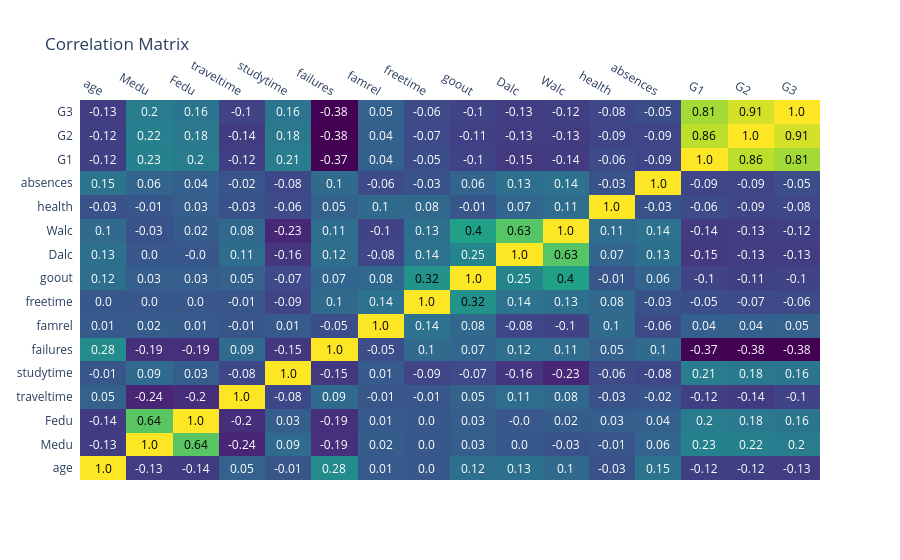

The notebook cell saved with this chart:
### Code cell
#Correlation Heatmap
import plotly.figure_factory as ff
import numpy as np

corr = df.corr(numeric_only=True)

fig = ff.create_annotated_heatmap(
    z=np.round(corr.values, 2),
    x=list(corr.columns),
    y=list(corr.columns),
    colorscale="Viridis"
)

fig.update_layout(title="Correlation Matrix")
fig.show()

### Figure 1 — Plotly figure (JSON) as saved in the notebook; plotly's stock layout.template omitted (floating-point values rounded to 4 significant figures; data arrays with more than 128 entries replaced by an {"elided": "..."} marker saying what was removed)
{"data": [{"colorscale": [[0, "#440154"], [0.1111, "#482878"], [0.2222, "#3e4989"], [0.3333, "#31688e"], [0.4444, "#26828e"], [0.5556, "#1f9e89"], [0.6667, "#35b779"], [0.7778, "#6ece58"], [0.8889, "#b5de2b"], [1, "#fde725"]], "reversescale": false, "showscale": false, "type": "heatmap", "x": ["age", "Medu", "Fedu", "traveltime", "studytime", "failures", "famrel", "freetime", "goout", "Dalc", "Walc", "health", "absences", "G1", "G2", "G3"], "y": ["age", "Medu", "Fedu", "traveltime", "studytime", "failures", "famrel", "freetime", "goout", "Dalc", "Walc", "health", "absences", "G1", "G2", "G3"], "z": {"elided": "16x16 float values"}}], "layout": {"annotations": [{"font": {"color": "#000000"}, "showarrow": false, "text": "1.0", "x": "age", "xref": "x", "y": "age", "yref": "y"}, {"font": {"color": "#FFFFFF"}, "showarrow": false, "text": "-0.13", "x": "Medu", "xref": "x", "y": "age", "yref": "y"}, {"font": {"color": "#FFFFFF"}, "showarrow": false, "text": "-0.14", "x": "Fedu", "xref": "x", "y": "age", "yref": "y"}, {"font": {"color": "#FFFFFF"}, "showarrow": false, "text": "0.05", "x": "traveltime", "xref": "x", "y": "age", "yref": "y"}, {"font": {"color": "#FFFFFF"}, "showarrow": false, "text": "-0.01", "x": "studytime", "xref": "x", "y": "age", "yref": "y"}, {"font": {"color": "#FFFFFF"}, "showarrow": false, "text": "0.28", "x": "failures", "xref": "x", "y": "age", "yref": "y"}, {"font": {"color": "#FFFFFF"}, "showarrow": false, "text": "0.01", "x": "famrel", "xref": "x", "y": "age", "yref": "y"}, {"font": {"color": "#FFFFFF"}, "showarrow": false, "text": "0.0", "x": "freetime", "xref": "x", "y": "age", "yref": "y"}, {"font": {"color": "#FFFFFF"}, "showarrow": false, "text": "0.12", "x": "goout", "xref": "x", "y": "age", "yref": "y"}, {"font": {"color": "#FFFFFF"}, "showarrow": false, "text": "0.13", "x": "Dalc", "xref": "x", "y": "age", "yref": "y"}, {"font": {"color": "#FFFFFF"}, "showarrow": false, "text": "0.1", "x": "Walc", "xref": "x", "y": "age", "yref": "y"}, {"font": {"color": "#FFFFFF"}, "showarrow": false, "text": "-0.03", "x": "health", "xref": "x", "y": "age", "yref": "y"}, {"font": {"color": "#FFFFFF"}, "showarrow": false, "text": "0.15", "x": "absences", "xref": "x", "y": "age", "yref": "y"}, {"font": {"color": "#FFFFFF"}, "showarrow": false, "text": "-0.12", "x": "G1", "xref": "x", "y": "age", "yref": "y"}, {"font": {"color": "#FFFFFF"}, "showarrow": false, "text": "-0.12", "x": "G2", "xref": "x", "y": "age", "yref": "y"}, {"font": {"color": "#FFFFFF"}, "showarrow": false, "text": "-0.13", "x": "G3", "xref": "x", "y": "age", "yref": "y"}, {"font": {"color": "#FFFFFF"}, "showarrow": false, "text": "-0.13", "x": "age", "xref": "x", "y": "Medu", "yref": "y"}, {"font": {"color": "#000000"}, "showarrow": false, "text": "1.0", "x": "Medu", "xref": "x", "y": "Medu", "yref": "y"}, {"font": {"color": "#000000"}, "showarrow": false, "text": "0.64", "x": "Fedu", "xref": "x", "y": "Medu", "yref": "y"}, {"font": {"color": "#FFFFFF"}, "showarrow": false, "text": "-0.24", "x": "traveltime", "xref": "x", "y": "Medu", "yref": "y"}, {"font": {"color": "#FFFFFF"}, "showarrow": false, "text": "0.09", "x": "studytime", "xref": "x", "y": "Medu", "yref": "y"}, {"font": {"color": "#FFFFFF"}, "showarrow": false, "text": "-0.19", "x": "failures", "xref": "x", "y": "Medu", "yref": "y"}, {"font": {"color": "#FFFFFF"}, "showarrow": false, "text": "0.02", "x": "famrel", "xref": "x", "y": "Medu", "yref": "y"}, {"font": {"color": "#FFFFFF"}, "showarrow": false, "text": "0.0", "x": "freetime", "xref": "x", "y": "Medu", "yref": "y"}, {"font": {"color": "#FFFFFF"}, "showarrow": false, "text": "0.03", "x": "goout", "xref": "x", "y": "Medu", "yref": "y"}, {"font": {"color": "#FFFFFF"}, "showarrow": false, "text": "0.0", "x": "Dalc", "xref": "x", "y": "Medu", "yref": "y"}, {"font": {"color": "#FFFFFF"}, "showarrow": false, "text": "-0.03", "x": "Walc", "xref": "x", "y": "Medu", "yref": "y"}, {"font": {"color": "#FFFFFF"}, "showarrow": false, "text": "-0.01", "x": "health", "xref": "x", "y": "Medu", "yref": "y"}, {"font": {"color": "#FFFFFF"}, "showarrow": false, "text": "0.06", "x": "absences", "xref": "x", "y": "Medu", "yref": "y"}, {"font": {"color": "#FFFFFF"}, "showarrow": false, "text": "0.23", "x": "G1", "xref": "x", "y": "Medu", "yref": "y"}, {"font": {"color": "#FFFFFF"}, "showarrow": false, "text": "0.22", "x": "G2", "xref": "x", "y": "Medu", "yref": "y"}, {"font": {"color": "#FFFFFF"}, "showarrow": false, "text": "0.2", "x": "G3", "xref": "x", "y": "Medu", "yref": "y"}, {"font": {"color": "#FFFFFF"}, "showarrow": false, "text": "-0.14", "x": "age", "xref": "x", "y": "Fedu", "yref": "y"}, {"font": {"color": "#000000"}, "showarrow": false, "text": "0.64", "x": "Medu", "xref": "x", "y": "Fedu", "yref": "y"}, {"font": {"color": "#000000"}, "showarrow": false, "text": "1.0", "x": "Fedu", "xref": "x", "y": "Fedu", "yref": "y"}, {"font": {"color": "#FFFFFF"}, "showarrow": false, "text": "-0.2", "x": "traveltime", "xref": "x", "y": "Fedu", "yref": "y"}, {"font": {"color": "#FFFFFF"}, "showarrow": false, "text": "0.03", "x": "studytime", "xref": "x", "y": "Fedu", "yref": "y"}, {"font": {"color": "#FFFFFF"}, "showarrow": false, "text": "-0.19", "x": "failures", "xref": "x", "y": "Fedu", "yref": "y"}, {"font": {"color": "#FFFFFF"}, "showarrow": false, "text": "0.01", "x": "famrel", "xref": "x", "y": "Fedu", "yref": "y"}, {"font": {"color": "#FFFFFF"}, "showarrow": false, "text": "0.0", "x": "freetime", "xref": "x", "y": "Fedu", "yref": "y"}, {"font": {"color": "#FFFFFF"}, "showarrow": false, "text": "0.03", "x": "goout", "xref": "x", "y": "Fedu", "yref": "y"}, {"font": {"color": "#FFFFFF"}, "showarrow": false, "text": "-0.0", "x": "Dalc", "xref": "x", "y": "Fedu", "yref": "y"}, {"font": {"color": "#FFFFFF"}, "showarrow": false, "text": "0.02", "x": "Walc", "xref": "x", "y": "Fedu", "yref": "y"}, {"font": {"color": "#FFFFFF"}, "showarrow": false, "text": "0.03", "x": "health", "xref": "x", "y": "Fedu", "yref": "y"}, {"font": {"color": "#FFFFFF"}, "showarrow": false, "text": "0.04", "x": "absences", "xref": "x", "y": "Fedu", "yref": "y"}, {"font": {"color": "#FFFFFF"}, "showarrow": false, "text": "0.2", "x": "G1", "xref": "x", "y": "Fedu", "yref": "y"}, {"font": {"color": "#FFFFFF"}, "showarrow": false, "text": "0.18", "x": "G2", "xref": "x", "y": "Fedu", "yref": "y"}, {"font": {"color": "#FFFFFF"}, "showarrow": false, "text": "0.16", "x": "G3", "xref": "x", "y": "Fedu", "yref": "y"}, {"font": {"color": "#FFFFFF"}, "showarrow": false, "text": "0.05", "x": "age", "xref": "x", "y": "traveltime", "yref": "y"}, {"font": {"color": "#FFFFFF"}, "showarrow": false, "text": "-0.24", "x": "Medu", "xref": "x", "y": "traveltime", "yref": "y"}, {"font": {"color": "#FFFFFF"}, "showarrow": false, "text": "-0.2", "x": "Fedu", "xref": "x", "y": "traveltime", "yref": "y"}, {"font": {"color": "#000000"}, "showarrow": false, "text": "1.0", "x": "traveltime", "xref": "x", "y": "traveltime", "yref": "y"}, {"font": {"color": "#FFFFFF"}, "showarrow": false, "text": "-0.08", "x": "studytime", "xref": "x", "y": "traveltime", "yref": "y"}, {"font": {"color": "#FFFFFF"}, "showarrow": false, "text": "0.09", "x": "failures", "xref": "x", "y": "traveltime", "yref": "y"}, {"font": {"color": "#FFFFFF"}, "showarrow": false, "text": "-0.01", "x": "famrel", "xref": "x", "y": "traveltime", "yref": "y"}, {"font": {"color": "#FFFFFF"}, "showarrow": false, "text": "-0.01", "x": "freetime", "xref": "x", "y": "traveltime", "yref": "y"}, {"font": {"color": "#FFFFFF"}, "showarrow": false, "text": "0.05", "x": "goout", "xref": "x", "y": "traveltime", "yref": "y"}, {"font": {"color": "#FFFFFF"}, "showarrow": false, "text": "0.11", "x": "Dalc", "xref": "x", "y": "traveltime", "yref": "y"}, {"font": {"color": "#FFFFFF"}, "showarrow": false, "text": "0.08", "x": "Walc", "xref": "x", "y": "traveltime", "yref": "y"}, {"font": {"color": "#FFFFFF"}, "showarrow": false, "text": "-0.03", "x": "health", "xref": "x", "y": "traveltime", "yref": "y"}, {"font": {"color": "#FFFFFF"}, "showarrow": false, "text": "-0.02", "x": "absences", "xref": "x", "y": "traveltime", "yref": "y"}, {"font": {"color": "#FFFFFF"}, "showarrow": false, "text": "-0.12", "x": "G1", "xref": "x", "y": "traveltime", "yref": "y"}, {"font": {"color": "#FFFFFF"}, "showarrow": false, "text": "-0.14", "x": "G2", "xref": "x", "y": "traveltime", "yref": "y"}, {"font": {"color": "#FFFFFF"}, "showarrow": false, "text": "-0.1", "x": "G3", "xref": "x", "y": "traveltime", "yref": "y"}, {"font": {"color": "#FFFFFF"}, "showarrow": false, "text": "-0.01", "x": "age", "xref": "x", "y": "studytime", "yref": "y"}, {"font": {"color": "#FFFFFF"}, "showarrow": false, "text": "0.09", "x": "Medu", "xref": "x", "y": "studytime", "yref": "y"}, {"font": {"color": "#FFFFFF"}, "showarrow": false, "text": "0.03", "x": "Fedu", "xref": "x", "y": "studytime", "yref": "y"}, {"font": {"color": "#FFFFFF"}, "showarrow": false, "text": "-0.08", "x": "traveltime", "xref": "x", "y": "studytime", "yref": "y"}, {"font": {"color": "#000000"}, "showarrow": false, "text": "1.0", "x": "studytime", "xref": "x", "y": "studytime", "yref": "y"}, {"font": {"color": "#FFFFFF"}, "showarrow": false, "text": "-0.15", "x": "failures", "xref": "x", "y": "studytime", "yref": "y"}, {"font": {"color": "#FFFFFF"}, "showarrow": false, "text": "0.01", "x": "famrel", "xref": "x", "y": "studytime", "yref": "y"}, {"font": {"color": "#FFFFFF"}, "showarrow": false, "text": "-0.09", "x": "freetime", "xref": "x", "y": "studytime", "yref": "y"}, {"font": {"color": "#FFFFFF"}, "showarrow": false, "text": "-0.07", "x": "goout", "xref": "x", "y": "studytime", "yref": "y"}, {"font": {"color": "#FFFFFF"}, "showarrow": false, "text": "-0.16", "x": "Dalc", "xref": "x", "y": "studytime", "yref": "y"}, {"font": {"color": "#FFFFFF"}, "showarrow": false, "text": "-0.23", "x": "Walc", "xref": "x", "y": "studytime", "yref": "y"}, {"font": {"color": "#FFFFFF"}, "showarrow": false, "text": "-0.06", "x": "health", "xref": "x", "y": "studytime", "yref": "y"}, {"font": {"color": "#FFFFFF"}, "showarrow": false, "text": "-0.08", "x": "absences", "xref": "x", "y": "studytime", "yref": "y"}, {"font": {"color": "#FFFFFF"}, "showarrow": false, "text": "0.21", "x": "G1", "xref": "x", "y": "studytime", "yref": "y"}, {"font": {"color": "#FFFFFF"}, "showarrow": false, "text": "0.18", "x": "G2", "xref": "x", "y": "studytime", "yref": "y"}, {"font": {"color": "#FFFFFF"}, "showarrow": false, "text": "0.16", "x": "G3", "xref": "x", "y": "studytime", "yref": "y"}, {"font": {"color": "#FFFFFF"}, "showarrow": false, "text": "0.28", "x": "age", "xref": "x", "y": "failures", "yref": "y"}, {"font": {"color": "#FFFFFF"}, "showarrow": false, "text": "-0.19", "x": "Medu", "xref": "x", "y": "failures", "yref": "y"}, {"font": {"color": "#FFFFFF"}, "showarrow": false, "text": "-0.19", "x": "Fedu", "xref": "x", "y": "failures", "yref": "y"}, {"font": {"color": "#FFFFFF"}, "showarrow": false, "text": "0.09", "x": "traveltime", "xref": "x", "y": "failures", "yref": "y"}, {"font": {"color": "#FFFFFF"}, "showarrow": false, "text": "-0.15", "x": "studytime", "xref": "x", "y": "failures", "yref": "y"}, {"font": {"color": "#000000"}, "showarrow": false, "text": "1.0", "x": "failures", "xref": "x", "y": "failures", "yref": "y"}, {"font": {"color": "#FFFFFF"}, "showarrow": false, "text": "-0.05", "x": "famrel", "xref": "x", "y": "failures", "yref": "y"}, {"font": {"color": "#FFFFFF"}, "showarrow": false, "text": "0.1", "x": "freetime", "xref": "x", "y": "failures", "yref": "y"}, {"font": {"color": "#FFFFFF"}, "showarrow": false, "text": "0.07", "x": "goout", "xref": "x", "y": "failures", "yref": "y"}, {"font": {"color": "#FFFFFF"}, "showarrow": false, "text": "0.12", "x": "Dalc", "xref": "x", "y": "failures", "yref": "y"}, {"font": {"color": "#FFFFFF"}, "showarrow": false, "text": "0.11", "x": "Walc", "xref": "x", "y": "failures", "yref": "y"}, {"font": {"color": "#FFFFFF"}, "showarrow": false, "text": "0.05", "x": "health", "xref": "x", "y": "failures", "yref": "y"}, {"font": {"color": "#FFFFFF"}, "showarrow": false, "text": "0.1", "x": "absences", "xref": "x", "y": "failures", "yref": "y"}, {"font": {"color": "#FFFFFF"}, "showarrow": false, "text": "-0.37", "x": "G1", "xref": "x", "y": "failures", "yref": "y"}, {"font": {"color": "#FFFFFF"}, "showarrow": false, "text": "-0.38", "x": "G2", "xref": "x", "y": "failures", "yref": "y"}, {"font": {"color": "#FFFFFF"}, "showarrow": false, "text": "-0.38", "x": "G3", "xref": "x", "y": "failures", "yref": "y"}, {"font": {"color": "#FFFFFF"}, "showarrow": false, "text": "0.01", "x": "age", "xref": "x", "y": "famrel", "yref": "y"}, {"font": {"color": "#FFFFFF"}, "showarrow": false, "text": "0.02", "x": "Medu", "xref": "x", "y": "famrel", "yref": "y"}, {"font": {"color": "#FFFFFF"}, "showarrow": false, "text": "0.01", "x": "Fedu", "xref": "x", "y": "famrel", "yref": "y"}, {"font": {"color": "#FFFFFF"}, "showarrow": false, "text": "-0.01", "x": "traveltime", "xref": "x", "y": "famrel", "yref": "y"}, {"font": {"color": "#FFFFFF"}, "showarrow": false, "text": "0.01", "x": "studytime", "xref": "x", "y": "famrel", "yref": "y"}, {"font": {"color": "#FFFFFF"}, "showarrow": false, "text": "-0.05", "x": "failures", "xref": "x", "y": "famrel", "yref": "y"}, {"font": {"color": "#000000"}, "showarrow": false, "text": "1.0", "x": "famrel", "xref": "x", "y": "famrel", "yref": "y"}, {"font": {"color": "#FFFFFF"}, "showarrow": false, "text": "0.14", "x": "freetime", "xref": "x", "y": "famrel", "yref": "y"}, {"font": {"color": "#FFFFFF"}, "showarrow": false, "text": "0.08", "x": "goout", "xref": "x", "y": "famrel", "yref": "y"}, {"font": {"color": "#FFFFFF"}, "showarrow": false, "text": "-0.08", "x": "Dalc", "xref": "x", "y": "famrel", "yref": "y"}, {"font": {"color": "#FFFFFF"}, "showarrow": false, "text": "-0.1", "x": "Walc", "xref": "x", "y": "famrel", "yref": "y"}, {"font": {"color": "#FFFFFF"}, "showarrow": false, "text": "0.1", "x": "health", "xref": "x", "y": "famrel", "yref": "y"}, {"font": {"color": "#FFFFFF"}, "showarrow": false, "text": "-0.06", "x": "absences", "xref": "x", "y": "famrel", "yref": "y"}, {"font": {"color": "#FFFFFF"}, "showarrow": false, "text": "0.04", "x": "G1", "xref": "x", "y": "famrel", "yref": "y"}, {"font": {"color": "#FFFFFF"}, "showarrow": false, "text": "0.04", "x": "G2", "xref": "x", "y": "famrel", "yref": "y"}, {"font": {"color": "#FFFFFF"}, "showarrow": false, "text": "0.05", "x": "G3", "xref": "x", "y": "famrel", "yref": "y"}, {"font": {"color": "#FFFFFF"}, "showarrow": false, "text": "0.0", "x": "age", "xref": "x", "y": "freetime", "yref": "y"}, {"font": {"color": "#FFFFFF"}, "showarrow": false, "text": "0.0", "x": "Medu", "xref": "x", "y": "freetime", "yref": "y"}, {"font": {"color": "#FFFFFF"}, "showarrow": false, "text": "0.0", "x": "Fedu", "xref": "x", "y": "freetime", "yref": "y"}, {"font": {"color": "#FFFFFF"}, "showarrow": false, "text": "-0.01", "x": "traveltime", "xref": "x", "y": "freetime", "yref": "y"}, {"font": {"color": "#FFFFFF"}, "showarrow": false, "text": "-0.09", "x": "studytime", "xref": "x", "y": "freetime", "yref": "y"}, {"font": {"color": "#FFFFFF"}, "showarrow": false, "text": "0.1", "x": "failures", "xref": "x", "y": "freetime", "yref": "y"}, {"font": {"color": "#FFFFFF"}, "showarrow": false, "text": "0.14", "x": "famrel", "xref": "x", "y": "freetime", "yref": "y"}, {"font": {"color": "#000000"}, "showarrow": false, "text": "1.0", "x": "freetime", "xref": "x", "y": "freetime", "yref": "y"}, {"font": {"color": "#000000"}, "showarrow": false, "text": "0.32", "x": "goout", "xref": "x", "y": "freetime", "yref": "y"}, {"font": {"color": "#FFFFFF"}, "showarrow": false, "text": "0.14", "x": "Dalc", "xref": "x", "y": "freetime", "yref": "y"}, {"font": {"color": "#FFFFFF"}, "showarrow": false, "text": "0.13", "x": "Walc", "xref": "x", "y": "freetime", "yref": "y"}, {"font": {"color": "#FFFFFF"}, "showarrow": false, "text": "0.08", "x": "health", "xref": "x", "y": "freetime", "yref": "y"}, {"font": {"color": "#FFFFFF"}, "showarrow": false, "text": "-0.03", "x": "absences", "xref": "x", "y": "freetime", "yref": "y"}, {"font": {"color": "#FFFFFF"}, "showarrow": false, "text": "-0.05", "x": "G1", "xref": "x", "y": "freetime", "yref": "y"}, {"font": {"color": "#FFFFFF"}, "showarrow": false, "text": "-0.07", "x": "G2", "xref": "x", "y": "freetime", "yref": "y"}, {"font": {"color": "#FFFFFF"}, "showarrow": false, "text": "-0.06", "x": "G3", "xref": "x", "y": "freetime", "yref": "y"}, {"font": {"color": "#FFFFFF"}, "showarrow": false, "text": "0.12", "x": "age", "xref": "x", "y": "goout", "yref": "y"}, {"font": {"color": "#FFFFFF"}, "showarrow": false, "text": "0.03", "x": "Medu", "xref": "x", "y": "goout", "yref": "y"}, {"font": {"color": "#FFFFFF"}, "showarrow": false, "text": "0.03", "x": "Fedu", "xref": "x", "y": "goout", "yref": "y"}, {"font": {"color": "#FFFFFF"}, "showarrow": false, "text": "0.05", "x": "traveltime", "xref": "x", "y": "goout", "yref": "y"}, {"font": {"color": "#FFFFFF"}, "showarrow": false, "text": "-0.07", "x": "studytime", "xref": "x", "y": "goout", "yref": "y"}, {"font": {"color": "#FFFFFF"}, "showarrow": false, "text": "0.07", "x": "failures", "xref": "x", "y": "goout", "yref": "y"}, {"font": {"color": "#FFFFFF"}, "showarrow": false, "text": "0.08", "x": "famrel", "xref": "x", "y": "goout", "yref": "y"}, {"font": {"color": "#000000"}, "showarrow": false, "text": "0.32", "x": "freetime", "xref": "x", "y": "goout", "yref": "y"}, {"font": {"color": "#000000"}, "showarrow": false, "text": "1.0", "x": "goout", "xref": "x", "y": "goout", "yref": "y"}, {"font": {"color": "#FFFFFF"}, "showarrow": false, "text": "0.25", "x": "Dalc", "xref": "x", "y": "goout", "yref": "y"}, {"font": {"color": "#000000"}, "showarrow": false, "text": "0.4", "x": "Walc", "xref": "x", "y": "goout", "yref": "y"}, {"font": {"color": "#FFFFFF"}, "showarrow": false, "text": "-0.01", "x": "health", "xref": "x", "y": "goout", "yref": "y"}, {"font": {"color": "#FFFFFF"}, "showarrow": false, "text": "0.06", "x": "absences", "xref": "x", "y": "goout", "yref": "y"}, {"font": {"color": "#FFFFFF"}, "showarrow": false, "text": "-0.1", "x": "G1", "xref": "x", "y": "goout", "yref": "y"}, {"font": {"color": "#FFFFFF"}, "showarrow": false, "text": "-0.11", "x": "G2", "xref": "x", "y": "goout", "yref": "y"}, {"font": {"color": "#FFFFFF"}, "showarrow": false, "text": "-0.1", "x": "G3", "xref": "x", "y": "goout", "yref": "y"}, {"font": {"color": "#FFFFFF"}, "showarrow": false, "text": "0.13", "x": "age", "xref": "x", "y": "Dalc", "yref": "y"}, {"font": {"color": "#FFFFFF"}, "showarrow": false, "text": "0.0", "x": "Medu", "xref": "x", "y": "Dalc", "yref": "y"}, {"font": {"color": "#FFFFFF"}, "showarrow": false, "text": "-0.0", "x": "Fedu", "xref": "x", "y": "Dalc", "yref": "y"}, {"font": {"color": "#FFFFFF"}, "showarrow": false, "text": "0.11", "x": "traveltime", "xref": "x", "y": "Dalc", "yref": "y"}, {"font": {"color": "#FFFFFF"}, "showarrow": false, "text": "-0.16", "x": "studytime", "xref": "x", "y": "Dalc", "yref": "y"}, {"font": {"color": "#FFFFFF"}, "showarrow": false, "text": "0.12", "x": "failures", "xref": "x", "y": "Dalc", "yref": "y"}, {"font": {"color": "#FFFFFF"}, "showarrow": false, "text": "-0.08", "x": "famrel", "xref": "x", "y": "Dalc", "yref": "y"}, {"font": {"color": "#FFFFFF"}, "showarrow": false, "text": "0.14", "x": "freetime", "xref": "x", "y": "Dalc", "yref": "y"}, {"font": {"color": "#FFFFFF"}, "showarrow": false, "text": "0.25", "x": "goout", "xref": "x", "y": "Dalc", "yref": "y"}, {"font": {"color": "#000000"}, "showarrow": false, "text": "1.0", "x": "Dalc", "xref": "x", "y": "Dalc", "yref": "y"}, {"font": {"color": "#000000"}, "showarrow": false, "text": "0.63", "x": "Walc", "xref": "x", "y": "Dalc", "yref": "y"}, {"font": {"color": "#FFFFFF"}, "showarrow": false, "text": "0.07", "x": "health", "xref": "x", "y": "Dalc", "yref": "y"}, {"font": {"color": "#FFFFFF"}, "showarrow": false, "text": "0.13", "x": "absences", "xref": "x", "y": "Dalc", "yref": "y"}, {"font": {"color": "#FFFFFF"}, "showarrow": false, "text": "-0.15", "x": "G1", "xref": "x", "y": "Dalc", "yref": "y"}, {"font": {"color": "#FFFFFF"}, "showarrow": false, "text": "-0.13", "x": "G2", "xref": "x", "y": "Dalc", "yref": "y"}, {"font": {"color": "#FFFFFF"}, "showarrow": false, "text": "-0.13", "x": "G3", "xref": "x", "y": "Dalc", "yref": "y"}, {"font": {"color": "#FFFFFF"}, "showarrow": false, "text": "0.1", "x": "age", "xref": "x", "y": "Walc", "yref": "y"}, {"font": {"color": "#FFFFFF"}, "showarrow": false, "text": "-0.03", "x": "Medu", "xref": "x", "y": "Walc", "yref": "y"}, {"font": {"color": "#FFFFFF"}, "showarrow": false, "text": "0.02", "x": "Fedu", "xref": "x", "y": "Walc", "yref": "y"}, {"font": {"color": "#FFFFFF"}, "showarrow": false, "text": "0.08", "x": "traveltime", "xref": "x", "y": "Walc", "yref": "y"}, {"font": {"color": "#FFFFFF"}, "showarrow": false, "text": "-0.23", "x": "studytime", "xref": "x", "y": "Walc", "yref": "y"}, {"font": {"color": "#FFFFFF"}, "showarrow": false, "text": "0.11", "x": "failures", "xref": "x", "y": "Walc", "yref": "y"}, {"font": {"color": "#FFFFFF"}, "showarrow": false, "text": "-0.1", "x": "famrel", "xref": "x", "y": "Walc", "yref": "y"}, {"font": {"color": "#FFFFFF"}, "showarrow": false, "text": "0.13", "x": "freetime", "xref": "x", "y": "Walc", "yref": "y"}, {"font": {"color": "#000000"}, "showarrow": false, "text": "0.4", "x": "goout", "xref": "x", "y": "Walc", "yref": "y"}, {"font": {"color": "#000000"}, "showarrow": false, "text": "0.63", "x": "Dalc", "xref": "x", "y": "Walc", "yref": "y"}, {"font": {"color": "#000000"}, "showarrow": false, "text": "1.0", "x": "Walc", "xref": "x", "y": "Walc", "yref": "y"}, {"font": {"color": "#FFFFFF"}, "showarrow": false, "text": "0.11", "x": "health", "xref": "x", "y": "Walc", "yref": "y"}, {"font": {"color": "#FFFFFF"}, "showarrow": false, "text": "0.14", "x": "absences", "xref": "x", "y": "Walc", "yref": "y"}, {"font": {"color": "#FFFFFF"}, "showarrow": false, "text": "-0.14", "x": "G1", "xref": "x", "y": "Walc", "yref": "y"}, {"font": {"color": "#FFFFFF"}, "showarrow": false, "text": "-0.13", "x": "G2", "xref": "x", "y": "Walc", "yref": "y"}, {"font": {"color": "#FFFFFF"}, "showarrow": false, "text": "-0.12", "x": "G3", "xref": "x", "y": "Walc", "yref": "y"}, {"font": {"color": "#FFFFFF"}, "showarrow": false, "text": "-0.03", "x": "age", "xref": "x", "y": "health", "yref": "y"}, {"font": {"color": "#FFFFFF"}, "showarrow": false, "text": "-0.01", "x": "Medu", "xref": "x", "y": "health", "yref": "y"}, {"font": {"color": "#FFFFFF"}, "showarrow": false, "text": "0.03", "x": "Fedu", "xref": "x", "y": "health", "yref": "y"}, {"font": {"color": "#FFFFFF"}, "showarrow": false, "text": "-0.03", "x": "traveltime", "xref": "x", "y": "health", "yref": "y"}, {"font": {"color": "#FFFFFF"}, "showarrow": false, "text": "-0.06", "x": "studytime", "xref": "x", "y": "health", "yref": "y"}, {"font": {"color": "#FFFFFF"}, "showarrow": false, "text": "0.05", "x": "failures", "xref": "x", "y": "health", "yref": "y"}, {"font": {"color": "#FFFFFF"}, "showarrow": false, "text": "0.1", "x": "famrel", "xref": "x", "y": "health", "yref": "y"}, {"font": {"color": "#FFFFFF"}, "showarrow": false, "text": "0.08", "x": "freetime", "xref": "x", "y": "health", "yref": "y"}, {"font": {"color": "#FFFFFF"}, "showarrow": false, "text": "-0.01", "x": "goout", "xref": "x", "y": "health", "yref": "y"}, {"font": {"color": "#FFFFFF"}, "showarrow": false, "text": "0.07", "x": "Dalc", "xref": "x", "y": "health", "yref": "y"}, {"font": {"color": "#FFFFFF"}, "showarrow": false, "text": "0.11", "x": "Walc", "xref": "x", "y": "health", "yref": "y"}, {"font": {"color": "#000000"}, "showarrow": false, "text": "1.0", "x": "health", "xref": "x", "y": "health", "yref": "y"}, {"font": {"color": "#FFFFFF"}, "showarrow": false, "text": "-0.03", "x": "absences", "xref": "x", "y": "health", "yref": "y"}, {"font": {"color": "#FFFFFF"}, "showarrow": false, "text": "-0.06", "x": "G1", "xref": "x", "y": "health", "yref": "y"}, {"font": {"color": "#FFFFFF"}, "showarrow": false, "text": "-0.09", "x": "G2", "xref": "x", "y": "health", "yref": "y"}, {"font": {"color": "#FFFFFF"}, "showarrow": false, "text": "-0.08", "x": "G3", "xref": "x", "y": "health", "yref": "y"}, {"font": {"color": "#FFFFFF"}, "showarrow": false, "text": "0.15", "x": "age", "xref": "x", "y": "absences", "yref": "y"}, {"font": {"color": "#FFFFFF"}, "showarrow": false, "text": "0.06", "x": "Medu", "xref": "x", "y": "absences", "yref": "y"}, {"font": {"color": "#FFFFFF"}, "showarrow": false, "text": "0.04", "x": "Fedu", "xref": "x", "y": "absences", "yref": "y"}, {"font": {"color": "#FFFFFF"}, "showarrow": false, "text": "-0.02", "x": "traveltime", "xref": "x", "y": "absences", "yref": "y"}, {"font": {"color": "#FFFFFF"}, "showarrow": false, "text": "-0.08", "x": "studytime", "xref": "x", "y": "absences", "yref": "y"}, {"font": {"color": "#FFFFFF"}, "showarrow": false, "text": "0.1", "x": "failures", "xref": "x", "y": "absences", "yref": "y"}, {"font": {"color": "#FFFFFF"}, "showarrow": false, "text": "-0.06", "x": "famrel", "xref": "x", "y": "absences", "yref": "y"}, {"font": {"color": "#FFFFFF"}, "showarrow": false, "text": "-0.03", "x": "freetime", "xref": "x", "y": "absences", "yref": "y"}, {"font": {"color": "#FFFFFF"}, "showarrow": false, "text": "0.06", "x": "goout", "xref": "x", "y": "absences", "yref": "y"}, {"font": {"color": "#FFFFFF"}, "showarrow": false, "text": "0.13", "x": "Dalc", "xref": "x", "y": "absences", "yref": "y"}, {"font": {"color": "#FFFFFF"}, "showarrow": false, "text": "0.14", "x": "Walc", "xref": "x", "y": "absences", "yref": "y"}, {"font": {"color": "#FFFFFF"}, "showarrow": false, "text": "-0.03", "x": "health", "xref": "x", "y": "absences", "yref": "y"}, {"font": {"color": "#000000"}, "showarrow": false, "text": "1.0", "x": "absences", "xref": "x", "y": "absences", "yref": "y"}, {"font": {"color": "#FFFFFF"}, "showarrow": false, "text": "-0.09", "x": "G1", "xref": "x", "y": "absences", "yref": "y"}, {"font": {"color": "#FFFFFF"}, "showarrow": false, "text": "-0.09", "x": "G2", "xref": "x", "y": "absences", "yref": "y"}, {"font": {"color": "#FFFFFF"}, "showarrow": false, "text": "-0.05", "x": "G3", "xref": "x", "y": "absences", "yref": "y"}, {"font": {"color": "#FFFFFF"}, "showarrow": false, "text": "-0.12", "x": "age", "xref": "x", "y": "G1", "yref": "y"}, {"font": {"color": "#FFFFFF"}, "showarrow": false, "text": "0.23", "x": "Medu", "xref": "x", "y": "G1", "yref": "y"}, {"font": {"color": "#FFFFFF"}, "showarrow": false, "text": "0.2", "x": "Fedu", "xref": "x", "y": "G1", "yref": "y"}, {"font": {"color": "#FFFFFF"}, "showarrow": false, "text": "-0.12", "x": "traveltime", "xref": "x", "y": "G1", "yref": "y"}, {"font": {"color": "#FFFFFF"}, "showarrow": false, "text": "0.21", "x": "studytime", "xref": "x", "y": "G1", "yref": "y"}, {"font": {"color": "#FFFFFF"}, "showarrow": false, "text": "-0.37", "x": "failures", "xref": "x", "y": "G1", "yref": "y"}, {"font": {"color": "#FFFFFF"}, "showarrow": false, "text": "0.04", "x": "famrel", "xref": "x", "y": "G1", "yref": "y"}, {"font": {"color": "#FFFFFF"}, "showarrow": false, "text": "-0.05", "x": "freetime", "xref": "x", "y": "G1", "yref": "y"}, {"font": {"color": "#FFFFFF"}, "showarrow": false, "text": "-0.1", "x": "goout", "xref": "x", "y": "G1", "yref": "y"}, {"font": {"color": "#FFFFFF"}, "showarrow": false, "text": "-0.15", "x": "Dalc", "xref": "x", "y": "G1", "yref": "y"}, {"font": {"color": "#FFFFFF"}, "showarrow": false, "text": "-0.14", "x": "Walc", "xref": "x", "y": "G1", "yref": "y"}, {"font": {"color": "#FFFFFF"}, "showarrow": false, "text": "-0.06", "x": "health", "xref": "x", "y": "G1", "yref": "y"}, {"font": {"color": "#FFFFFF"}, "showarrow": false, "text": "-0.09", "x": "absences", "xref": "x", "y": "G1", "yref": "y"}, {"font": {"color": "#000000"}, "showarrow": false, "text": "1.0", "x": "G1", "xref": "x", "y": "G1", "yref": "y"}, {"font": {"color": "#000000"}, "showarrow": false, "text": "0.86", "x": "G2", "xref": "x", "y": "G1", "yref": "y"}, {"font": {"color": "#000000"}, "showarrow": false, "text": "0.81", "x": "G3", "xref": "x", "y": "G1", "yref": "y"}, {"font": {"color": "#FFFFFF"}, "showarrow": false, "text": "-0.12", "x": "age", "xref": "x", "y": "G2", "yref": "y"}, {"font": {"color": "#FFFFFF"}, "showarrow": false, "text": "0.22", "x": "Medu", "xref": "x", "y": "G2", "yref": "y"}, {"font": {"color": "#FFFFFF"}, "showarrow": false, "text": "0.18", "x": "Fedu", "xref": "x", "y": "G2", "yref": "y"}, {"font": {"color": "#FFFFFF"}, "showarrow": false, "text": "-0.14", "x": "traveltime", "xref": "x", "y": "G2", "yref": "y"}, {"font": {"color": "#FFFFFF"}, "showarrow": false, "text": "0.18", "x": "studytime", "xref": "x", "y": "G2", "yref": "y"}, {"font": {"color": "#FFFFFF"}, "showarrow": false, "text": "-0.38", "x": "failures", "xref": "x", "y": "G2", "yref": "y"}, {"font": {"color": "#FFFFFF"}, "showarrow": false, "text": "0.04", "x": "famrel", "xref": "x", "y": "G2", "yref": "y"}, {"font": {"color": "#FFFFFF"}, "showarrow": false, "text": "-0.07", "x": "freetime", "xref": "x", "y": "G2", "yref": "y"}, {"font": {"color": "#FFFFFF"}, "showarrow": false, "text": "-0.11", "x": "goout", "xref": "x", "y": "G2", "yref": "y"}, {"font": {"color": "#FFFFFF"}, "showarrow": false, "text": "-0.13", "x": "Dalc", "xref": "x", "y": "G2", "yref": "y"}, {"font": {"color": "#FFFFFF"}, "showarrow": false, "text": "-0.13", "x": "Walc", "xref": "x", "y": "G2", "yref": "y"}, {"font": {"color": "#FFFFFF"}, "showarrow": false, "text": "-0.09", "x": "health", "xref": "x", "y": "G2", "yref": "y"}, {"font": {"color": "#FFFFFF"}, "showarrow": false, "text": "-0.09", "x": "absences", "xref": "x", "y": "G2", "yref": "y"}, {"font": {"color": "#000000"}, "showarrow": false, "text": "0.86", "x": "G1", "xref": "x", "y": "G2", "yref": "y"}, {"font": {"color": "#000000"}, "showarrow": false, "text": "1.0", "x": "G2", "xref": "x", "y": "G2", "yref": "y"}, {"font": {"color": "#000000"}, "showarrow": false, "text": "0.91", "x": "G3", "xref": "x", "y": "G2", "yref": "y"}, {"font": {"color": "#FFFFFF"}, "showarrow": false, "text": "-0.13", "x": "age", "xref": "x", "y": "G3", "yref": "y"}, {"font": {"color": "#FFFFFF"}, "showarrow": false, "text": "0.2", "x": "Medu", "xref": "x", "y": "G3", "yref": "y"}, {"font": {"color": "#FFFFFF"}, "showarrow": false, "text": "0.16", "x": "Fedu", "xref": "x", "y": "G3", "yref": "y"}, {"font": {"color": "#FFFFFF"}, "showarrow": false, "text": "-0.1", "x": "traveltime", "xref": "x", "y": "G3", "yref": "y"}, {"font": {"color": "#FFFFFF"}, "showarrow": false, "text": "0.16", "x": "studytime", "xref": "x", "y": "G3", "yref": "y"}, {"font": {"color": "#FFFFFF"}, "showarrow": false, "text": "-0.38", "x": "failures", "xref": "x", "y": "G3", "yref": "y"}, {"font": {"color": "#FFFFFF"}, "showarrow": false, "text": "0.05", "x": "famrel", "xref": "x", "y": "G3", "yref": "y"}, {"font": {"color": "#FFFFFF"}, "showarrow": false, "text": "-0.06", "x": "freetime", "xref": "x", "y": "G3", "yref": "y"}, {"font": {"color": "#FFFFFF"}, "showarrow": false, "text": "-0.1", "x": "goout", "xref": "x", "y": "G3", "yref": "y"}, {"font": {"color": "#FFFFFF"}, "showarrow": false, "text": "-0.13", "x": "Dalc", "xref": "x", "y": "G3", "yref": "y"}, {"font": {"color": "#FFFFFF"}, "showarrow": false, "text": "-0.12", "x": "Walc", "xref": "x", "y": "G3", "yref": "y"}, {"font": {"color": "#FFFFFF"}, "showarrow": false, "text": "-0.08", "x": "health", "xref": "x", "y": "G3", "yref": "y"}, {"font": {"color": "#FFFFFF"}, "showarrow": false, "text": "-0.05", "x": "absences", "xref": "x", "y": "G3", "yref": "y"}, {"font": {"color": "#000000"}, "showarrow": false, "text": "0.81", "x": "G1", "xref": "x", "y": "G3", "yref": "y"}, {"font": {"color": "#000000"}, "showarrow": false, "text": "0.91", "x": "G2", "xref": "x", "y": "G3", "yref": "y"}, {"font": {"color": "#000000"}, "showarrow": false, "text": "1.0", "x": "G3", "xref": "x", "y": "G3", "yref": "y"}], "title": {"text": "Correlation Matrix"}, "xaxis": {"dtick": 1, "gridcolor": "rgb(0, 0, 0)", "side": "top", "ticks": ""}, "yaxis": {"dtick": 1, "ticks": "", "ticksuffix": "  "}}}
